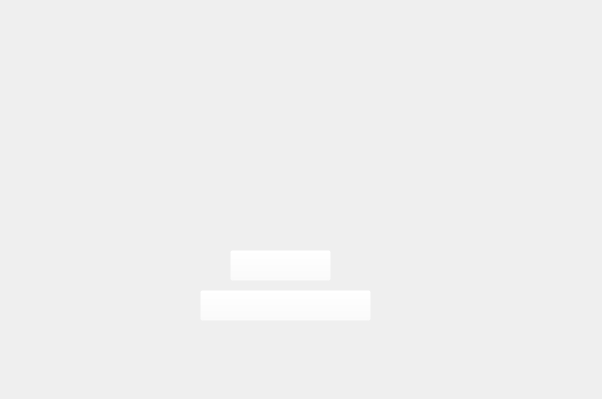
<?xml version="1.0" encoding="UTF-8"?>
<ui version="4.0">
 <class>Form</class>
 <widget class="QWidget" name="Form">
  <property name="geometry">
   <rect>
    <x>0</x>
    <y>0</y>
    <width>602</width>
    <height>399</height>
   </rect>
  </property>
  <property name="windowTitle">
   <string>Form</string>
  </property>
  <widget class="QLabel" name="label">
   <property name="geometry">
    <rect>
     <x>0</x>
     <y>10</y>
     <width>591</width>
     <height>371</height>
    </rect>
   </property>
   <property name="styleSheet">
    <string notr="true">border-image: url(:/img/inicio_registro.png);</string>
   </property>
   <property name="text">
    <string/>
   </property>
  </widget>
  <widget class="QPushButton" name="btn_login">
   <property name="geometry">
    <rect>
     <x>230</x>
     <y>250</y>
     <width>101</width>
     <height>31</height>
    </rect>
   </property>
   <property name="styleSheet">
    <string notr="true">background-color: rgba(255, 255, 255, 0);</string>
   </property>
   <property name="text">
    <string/>
   </property>
  </widget>
  <widget class="QPushButton" name="btn_registrarse">
   <property name="geometry">
    <rect>
     <x>200</x>
     <y>290</y>
     <width>171</width>
     <height>31</height>
    </rect>
   </property>
   <property name="styleSheet">
    <string notr="true">background-color: rgba(255, 255, 255, 0);</string>
   </property>
   <property name="text">
    <string/>
   </property>
  </widget>
 </widget>
 <resources>
  <include location="img_rc.qrc"/>
 </resources>
 <connections/>
</ui>
